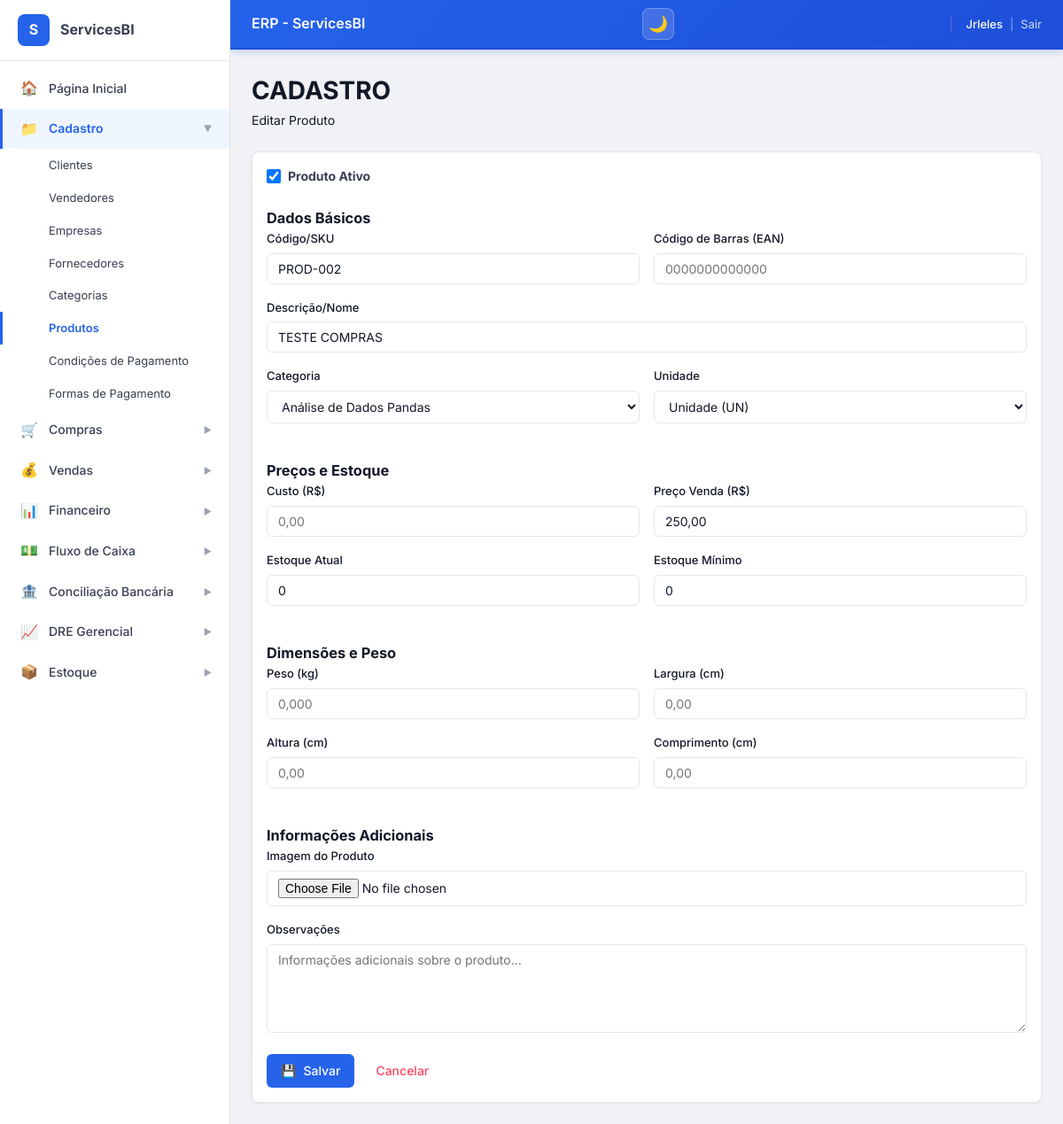
The app's page /cadastro/produtos/editar/24/ (signed in) with its own data.
### ERP_ServicesBI/models.py (models this page shows, shortened)
class SequencialMixin(models.Model):
    class Meta:
        abstract = True

class Produto(SequencialMixin, models.Model):
    UNIDADE_CHOICES = [
        ('UN', 'Unidade'),
        ('KG', 'Quilograma'),
        ('LT', 'Litro'),
        ('MT', 'Metro'),
        ('PC', 'Peça'),
    ]
    codigo = models.CharField(max_length=20, unique=True, blank=True, null=True)
    descricao = models.CharField(max_length=255)
    categoria = models.ForeignKey(Categoria, on_delete=models.SET_NULL, null=True, blank=True, related_name='produtos')
    fornecedor = models.ForeignKey(Fornecedor, on_delete=models.SET_NULL, null=True, blank=True, related_name='produtos')
    unidade = models.CharField(max_length=2, choices=UNIDADE_CHOICES, default='UN')
    preco_custo = models.DecimalField(max_digits=10, decimal_places=2, default=0, null=True, blank=True)
    preco_venda = models.DecimalField(max_digits=10, decimal_places=2, default=0, null=True, blank=True)
    estoque_atual = models.DecimalField(max_digits=10, decimal_places=2, default=0, null=True, blank=True)
    estoque_minimo = models.DecimalField(max_digits=10, decimal_places=2, default=0, null=True, blank=True)
    observacoes = models.TextField(blank=True, null=True)
    ativo = models.BooleanField(default=True)
    CAMPO_NUMERO = 'codigo'
    PREFIXO_NUMERO = ''
    PADDING_NUMERO = 3
    class Meta:
        verbose_name = 'Produto'
        verbose_name_plural = 'Produtos'
        ordering = ['descricao']

class Categoria(models.Model):
    nome = models.CharField(max_length=100, unique=True)
    descricao = models.TextField(blank=True, null=True)
    ativo = models.BooleanField(default=True)
    criado_em = models.DateTimeField(auto_now_add=True)
    class Meta:
        verbose_name = 'Categoria'
        verbose_name_plural = 'Categorias'
        ordering = ['nome']

### ERP_ServicesBI/views.py (the view)
# urls.py: path('cadastro/produtos/editar/<int:pk>/', views.produto_edit, name='produto_edit'),
@login_required
def produto_edit(request, pk):
    produto = get_object_or_404(Produto, pk=pk)
    if request.method == 'POST':
        form = ProdutoForm(request.POST, instance=produto)
        if form.is_valid():
            form.save()
            messages.success(request, 'Produto atualizado com sucesso!')
            return redirect('ERP_ServicesBI:produto_list')
    else:
        form = ProdutoForm(instance=produto)
    categorias = Categoria.objects.all().order_by('nome')
    context = {'form': form, 'titulo': 'Editar Produto', 'produto': produto, 'categorias': categorias}
    return render(request, 'cadastro/produto_form.html', context)

### ERP_ServicesBI/forms.py
class ProdutoForm(BaseForm):
    preco_custo = MoneyField()
    preco_venda = MoneyField()
    class Meta:
        model = Produto
        fields = '__all__'
    def __init__(self, *args, **kwargs):
        super().__init__(*args, **kwargs)
        self.fields['codigo'].required = False
        self.fields['categoria'].required = False
        self.fields['fornecedor'].required = False
        self.fields['unidade'].required = False
        self.fields['estoque_atual'].required = False
        self.fields['estoque_minimo'].required = False
        self.fields['observacoes'].required = False
        self.fields['ativo'].required = False

### ERP_ServicesBI/templates/cadastro/produto_form.html (shortened to what this page needs)
{% extends 'base.html' %}
{% load static %}
{% block content %}
<div class="erp-page-header erp-mb-6">
    <h1 class="erp-page-title">CADASTRO</h1>
    <p class="erp-page-subtitle">{% if produto %}Editar{% else %}Novo{% endif %} Produto</p>
</div>
<div class="erp-card" style="max-width: 900px;">
    <form method="post" id="produtoForm" class="erp-form" enctype="multipart/form-data">
        <div class="erp-form-group erp-mb-4">
            <label class="erp-checkbox" style="display: flex; align-items: center; gap: 8px; cursor: pointer; font-size: 14px; color: var(--gray-700);">
                <input type="checkbox"
                       name="ativo"
                       value="True"
                       {% if form.ativo.value == True or form.ativo.value == 'True' or form.ativo.value == 'on' %}checked{% endif %}
                       style="width: 16px; height: 16px; cursor: pointer;">
                <span><strong>Produto Ativo</strong></span>
            </label>
        </div>
        <h3 class="erp-section-title">Dados Básicos</h3>
        <div class="erp-form-row">
            <div class="erp-form-group">
                <label class="erp-label" for="codigo">Código/SKU</label>
                <input type="text" name="codigo" id="codigo"
                       value="{{ produto.codigo|default:'' }}"
                       class="erp-input"
                       placeholder="Gerado automaticamente se vazio">
            </div>
            <div class="erp-form-group">
                <label class="erp-label" for="codigo_barras">Código de Barras (EAN)</label>
                <input type="text" name="codigo_barras" id="codigo_barras"
                       value="{{ produto.codigo_barras|default:'' }}"
                       class="erp-input"
                       placeholder="0000000000000"
                       maxlength="14">
            </div>
        </div>
        <div class="erp-form-group">
            <label class="erp-label erp-label-required" for="descricao">Descrição/Nome</label>
            <input type="text" name="descricao" id="descricao"
                   value="{{ produto.descricao|default:'' }}"
                   class="erp-input"
                   placeholder="Digite a descrição do produto"
                   required>
        </div>
        <div class="erp-form-row">
            <div class="erp-form-group">
                <label class="erp-label" for="categoria">Categoria</label>
                <select name="categoria" id="categoria" class="erp-select">
                    {% for categoria in categorias %}
                    <option value="{{ categoria.id }}" {% if produto.categoria_id == categoria.id %}selected{% endif %}>
                        {{ categoria.nome }}
                    </option>
                    {% endfor %}
                </select>
            </div>
            <div class="erp-form-group">
                <label class="erp-label" for="unidade_medida">Unidade</label>
                <select name="unidade_medida" id="unidade_medida" class="erp-select">
                    <option value="UN" {% if produto.unidade_medida == 'UN' %}selected{% endif %}>Unidade (UN)</option>
                </select>
            </div>
        </div>
        <h3 class="erp-section-title erp-mt-6">Preços e Estoque</h3>
        <div class="erp-form-row">
            <div class="erp-form-group">
                <label class="erp-label erp-label-required" for="custo">Custo (R$)</label>
                <input type="text" name="custo" id="custo"
                       value="{{ produto.custo|default:'' }}"
                       class="erp-input"
                       placeholder="0,00"
                       required>
            </div>
            <div class="erp-form-group">
                <label class="erp-label erp-label-required" for="preco_venda">Preço Venda (R$)</label>
                <input type="text" name="preco_venda" id="preco_venda"
                       value="{{ produto.preco_venda|default:'' }}"
                       class="erp-input"
                       placeholder="0,00"
                       required>
            </div>
        </div>
        <div class="erp-form-row">
            <div class="erp-form-group">
                <label class="erp-label" for="estoque_atual">Estoque Atual</label>
                <input type="number" name="estoque_atual" id="estoque_atual"
                       value="{{ produto.estoque_atual|default:'0' }}"
                       class="erp-input"
                       placeholder="0"
                       min="0"
                       step="0.001">
            </div>
            <div class="erp-form-group">
                <label class="erp-label" for="estoque_minimo">Estoque Mínimo</label>
                <input type="number" name="estoque_minimo" id="estoque_minimo"
                       value="{{ produto.estoque_minimo|default:'0' }}"
                       class="erp-input"
                       placeholder="0"
                       min="0"
                       step="0.001">
            </div>
        </div>
        <h3 class="erp-section-title erp-mt-6">Dimensões e Peso</h3>
        <div class="erp-form-row">
            <div class="erp-form-group">
                <label class="erp-label" for="peso">Peso (kg)</label>
                <input type="text" name="peso" id="peso"
                       value="{{ produto.peso|default:'' }}"
                       class="erp-input"
                       placeholder="0,000">
            </div>
            <div class="erp-form-group">
                <label class="erp-label" for="largura">Largura (cm)</label>
                <input type="text" name="largura" id="largura"
                       value="{{ produto.largura|default:'' }}"
                       class="erp-input"
                       placeholder="0,00">
            </div>
        </div>
        <div class="erp-form-row">
            <div class="erp-form-group">
                <label class="erp-label" for="altura">Altura (cm)</label>
                <input type="text" name="altura" id="altura"
                       value="{{ produto.altura|default:'' }}"
                       class="erp-input"
                       placeholder="0,00">
            </div>
            <div class="erp-form-group">
                <label class="erp-label" for="comprimento">Comprimento (cm)</label>
                <input type="text" name="comprimento" id="comprimento"
                       value="{{ produto.comprimento|default:'' }}"
                       class="erp-input"
                       placeholder="0,00">
            </div>
        </div>
        <h3 class="erp-section-title erp-mt-6">Informações Adicionais</h3>
        <div class="erp-form-group">
            <label class="erp-label" for="imagem">Imagem do Produto</label>
            <input type="file" name="imagem" id="imagem"
                   class="erp-input"
                   accept="image/*">
        </div>
        <div class="erp-form-group">
            <label class="erp-label" for="observacoes">Observações</label>
            <textarea name="observacoes" id="observacoes" rows="3" class="erp-textarea"
                      placeholder="Informações adicionais sobre o produto...">{{ produto.observacoes|default:'' }}</textarea>
        </div>
        <div class="erp-flex erp-gap-2 erp-mt-6">
            <button type="submit" class="erp-btn erp-btn--primary">
                <span>💾</span>
                <span>Salvar</span>
            </button>
            <a href="{% url 'ERP_ServicesBI:produto_list' %}" class="erp-btn erp-btn--outline" style="color: #fc4564; border-color: #fc4564;">
                <span>Cancelar</span>
            </a>
        </div>
    </form>
</div>
{% endblock %}

### ERP_ServicesBI/templates/components/_header.html (shortened to what this page needs)
<header class="erp-header">
    <div class="erp-flex erp-items-center erp-gap-2">
        <h1 class="erp-header__title">
            {% block header_title %}ERP - ServicesBI{% endblock %}
        </h1>
    </div>
    <div class="erp-header__controls">
        <button class="erp-header__theme-btn"
                onclick="toggleTheme()"
                title="Alternar tema (dark/light)"
                id="themeToggleBtn">
            <span id="themeIcon">🌙</span>
        </button>
    </div>
    <div class="erp-header__user">
        <span class="erp-header__user-name">
            {{ request.user.first_name|default:request.user.username }}
        </span>
        <span style="opacity:0.5">|</span>
        <a href="{% url 'ERP_ServicesBI:logout' %}" class="erp-header__logout">Sair</a>
    </div>
</header>

### records on screen
Produto: codigo "PROD-002", descricao "TESTE COMPRAS", categoria "Análise de Dados Pandas", preco_venda "250,00", estoque_atual "0", estoque_minimo "0"

### other values on screen
{{ request.user.first_name|default:request.user.username }} "Jrleles"
